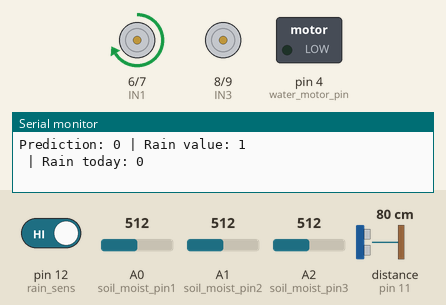
This sketch was run on a simulated Arduino Uno, built with avr-gcc and run on an emulated ATmega328P. On the bench: motor-driver pin pairs drawn as motors (green arrow = first pin HIGH = forward, orange = second pin HIGH = backward, longer = more drive, scaled by the enable pin), switched loads named in the sketch (green lamp = pin HIGH), the last lines printed to the serial monitor. Wiring (inferred from the names in the program): ultrasonic range finder: trigger pin 3; echo pin 11. Inputs (shaded band) come from the test bench; at power-on: pin 12 (rain_sens) HIGH, A0 (soil_moist_pin1) = 512, A1 (soil_moist_pin2) = 512, A2 (soil_moist_pin3) = 512, distance to the obstacle (sensor on pin 11) 80 cm. The echo pulse lasts 58.3 µs per cm; pins used as bus, display or sensor lines are not drawn.

Above: at 1.2 s.
1.3 s: pin 12 (rain_sens) driven LOW
At 3.3 s:
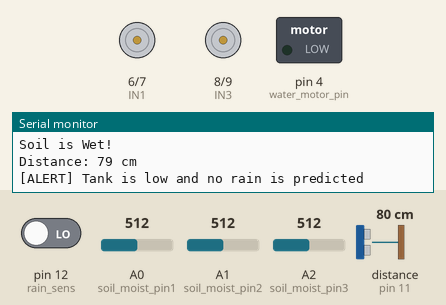
At 7.0 s:
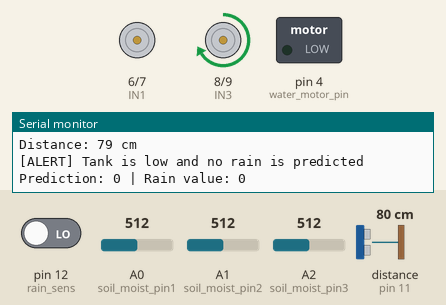
25.5 s: A0 (soil_moist_pin1) set to 583
28.5 s: A0 (soil_moist_pin1) set to 611
48.0 s: pin 12 (rain_sens) driven HIGH
At 49.2 s:
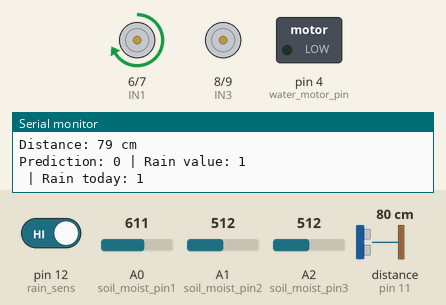
Timing chart, 0 to 50.5 s (numbered marks = the images above; inputs shaded):
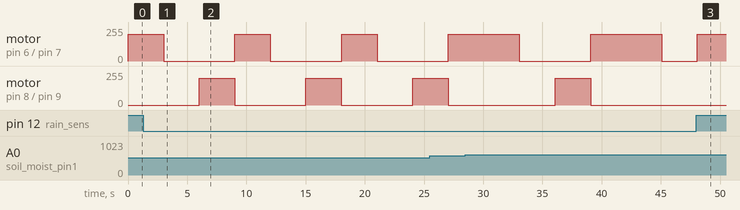

The sketch:

arduino__1_.ino
```cpp
#include <Wire.h>
#include <SoftwareSerial.h>
SoftwareSerial SLAVE_SERVO_SERIAL(2, 3); //rx,tx

const byte I2C_ADDRESS = 8;

#define IN1 6
#define IN2 7
#define IN3 8
#define IN4 9
#define ENA 5
#define ENB 10

const int soil_moist_pin1 = A0;
const int soil_moist_pin2 = A1;
const int soil_moist_pin3 = A2;

#define water_motor_pin 4

#define tank_threshold 25


int rain_sens = 12;

int tank_flag = 0;

int slider_flag = 0;

#define TRIGGER_PIN  3
#define ECHO_PIN  11

long duration;
int distance;


int ceilingStatus = 0;
int dry = 0;

volatile int receivedPrediction = 0;
int rainToday = 0;

float soil_moist(int pin) {
  return analogRead(pin);
}

// Called when ESP requests data
void send_sensors_data() {


  int soil1 = analogRead(soil_moist_pin1);
  int soil2 = analogRead(soil_moist_pin2);
  int soil3 = analogRead(soil_moist_pin3);
  Wire.write(rainToday>> 8); Wire.write(rainToday & 0xFF);
  Wire.write(soil1 >> 8); Wire.write(soil1 & 0xFF);
  Wire.write(soil2 >> 8); Wire.write(soil2 & 0xFF);
  Wire.write(soil3 >> 8); Wire.write(soil3 & 0xFF);
  Wire.write(distance >> 8); Wire.write(distance & 0xFF);
  Wire.write(ceilingStatus);
  Wire.write(tank_flag);
  Wire.write(slider_flag);

}

void openCeiling() {
  digitalWrite(IN1, HIGH); digitalWrite(IN2, LOW); analogWrite(ENA, 200);
  digitalWrite(IN3, LOW);  digitalWrite(IN4, LOW); analogWrite(ENB, 0);
  delay(3000);
  digitalWrite(IN1, LOW); digitalWrite(IN2, LOW); analogWrite(ENA, 0);
  ceilingStatus = 1;
}

void closeCeiling() {
  digitalWrite(IN3, HIGH); digitalWrite(IN4, LOW); analogWrite(ENB, 200);
  digitalWrite(IN1, LOW);  digitalWrite(IN2, LOW); analogWrite(ENA, 0);
  delay(3000);
  digitalWrite(IN3, LOW); digitalWrite(IN4, LOW); analogWrite(ENB, 0);
  ceilingStatus = 0;
}

// Called when ESP sends data
void receive_data(int data_size) {
  if (data_size >= 2) {
    int highByte = Wire.read(); // Prediction high byte
    int lowByte = Wire.read();  // Prediction low byte
    receivedPrediction = (highByte << 8) | lowByte;
  }
  while (Wire.available()) Wire.read(); // Flush any extra
}

int tank_Check(){

digitalWrite(TRIGGER_PIN, LOW);
  delayMicroseconds(2);
  digitalWrite(TRIGGER_PIN, HIGH);
  delayMicroseconds(10);
  digitalWrite(TRIGGER_PIN, LOW);

  // Read the echo pin and calculate distance
  duration = pulseIn(ECHO_PIN, HIGH);
  distance = (duration * 0.0343) / 2; // speed of sound = 343 m/s


  return distance;

  delay(500);


}


//////////////////////////////////////////////////////////////////////////////////////////// trace conditions
void irregate() {


  openCeiling();

  dry = 0; // Reset dry flag
  const int DRY_THRESHOLD = 600;  // 0–1023: lower value means wetter soil. Threshold 200 = very dry.


  float moist[3] = {soil_moist(A0), soil_moist(A1), soil_moist(A2)};
  for (int i = 0; i < 3; i++) {
    if (moist[i] > 600 ) {
      Serial.println("Soil is dry!");
      dry = 1;
      break;
    }
    else if(moist[i] < 600){

      Serial.println("Soil is Wet!");
        dry = 0;
}

  }

  if (receivedPrediction == 1 && dry == 1) {
    digitalWrite(water_motor_pin, HIGH);
    Serial.print(" Watre pumb OFF \n");

    openCeiling();
    Serial.print(" ceiling is Open \n");
  } if (receivedPrediction == 0 && dry == 1) {
    digitalWrite(water_motor_pin, LOW);
    Serial.print(" Watre pumb ON \n");
    openCeiling();
    Serial.print(" cieling is Open  \n");
  } if (receivedPrediction == 1 && dry == 0) {
    closeCeiling();
    Serial.print(" cieling is closed  \n");
    digitalWrite(water_motor_pin, HIGH);
    Serial.print(" Watre motor OFF  \n");
  }


}

void setup() {
  Serial.begin(115200);

  SLAVE_SERVO_SERIAL.begin(9600);

  pinMode(soil_moist_pin1, INPUT);
  pinMode(soil_moist_pin2, INPUT);
  pinMode(soil_moist_pin3, INPUT);
  pinMode(rain_sens, INPUT);

  pinMode(IN1, OUTPUT); pinMode(IN2, OUTPUT);
  pinMode(IN3, OUTPUT); pinMode(IN4, OUTPUT);
  pinMode(ENA, OUTPUT); pinMode(ENB, OUTPUT);
  pinMode(water_motor_pin, OUTPUT);

  pinMode(TRIGGER_PIN, OUTPUT);
  pinMode(ECHO_PIN, INPUT);


  Wire.begin(I2C_ADDRESS);
  Wire.onReceive(receive_data);
  Wire.onRequest(send_sensors_data);
}

void loop() {
  Serial.print("Prediction: ");
  Serial.print(receivedPrediction);


  int rain_value = digitalRead(rain_sens);


  Serial.print(" | Rain value: ");
  Serial.println(rain_value);

  if(rain_value == 0){

      rainToday = 1;

      closeCeiling();
      Serial.print(" cieling is Closed because of RAIN sensor  \n");

  }
Serial.print(" | Rain today: ");
  Serial.println(rainToday);


  irregate();


  int tank_lvl = tank_Check();

  Serial.print("Distance: ");
  Serial.print(distance);
  Serial.println(" cm");

  if(tank_lvl > tank_threshold){
if (receivedPrediction == 1 || rain_value == 0) {
      // Rain expected or detected, and tank is low → command Arduino #2
      SLAVE_SERVO_SERIAL.println("OPEN_SLIDER");
    } else if (receivedPrediction == 0 ) {
      // No rain expected and tank low → send alert to Firebase replace with firebase alert ya kimo
      Serial.println("[ALERT] Tank is low and no rain is predicted");
      //fire base flag of tank low lvl
      tank_flag = 1;


    }
  } else {
    Serial.println("Tank level good, no servo action");
    tank_flag = 0;
  }

 if (SLAVE_SERVO_SERIAL.available()) {
    String response = SLAVE_SERVO_SERIAL.readStringUntil('\n');
    if (response == "SLIDER_DONE") {
      Serial.println("[INFO] Slider operation completed");
      //slider is open notfiy firebase for the app
        slider_flag = 1;

    }
    else{ slider_flag = 0 ; }
  }

delay(3000);
}
```

Measured:
- after the input at 1.3 s, motor on pin 6 (IN1) / pin 7 (IN2): alternates forward 200/255 for 3.0 s and stopped for 6.0 s, starting after 7.7 s; motor on pin 8 (IN3) / pin 9 (IN4): alternates forward 200/255 for 3.0 s and stopped for 6.0 s, starting after 4.7 s
- after the input at 48.0 s, motor on pin 6 (IN1) / pin 7 (IN2): stopped → forward 200/255 after 0.09 s; motor on pin 8 (IN3) / pin 9 (IN4): stays stopped (without the input it goes to forward 200/255 after 0.09 s)
